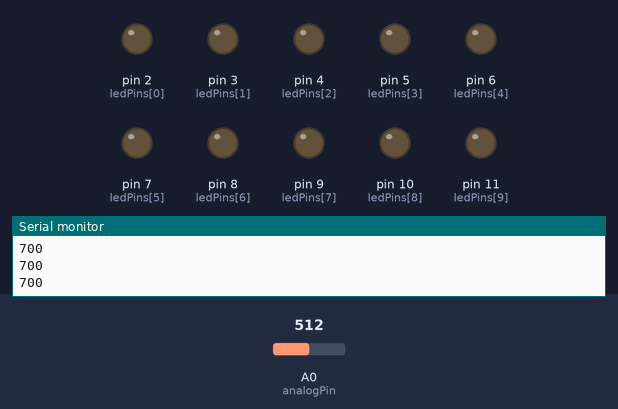
Bench run of a sketch on a simulated Arduino Uno, built with avr-gcc and run on an emulated ATmega328P. Shown: output pins drawn as LEDs (lit = HIGH), the last lines printed to the serial monitor. The test bench sets the inputs (shaded band); at power-on: A0 (analogPin) = 512.

Above: at 1.2 s.
1.3 s: A0 (analogPin) set to 707
2.8 s: A0 (analogPin) set to 732
At 3.9 s:
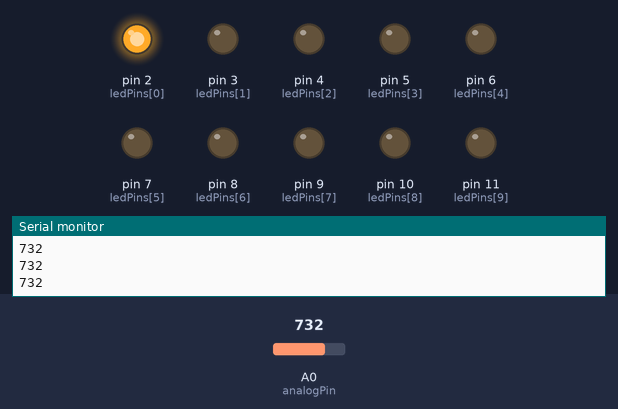
4.3 s: A0 (analogPin) set to 900
At 5.0 s:
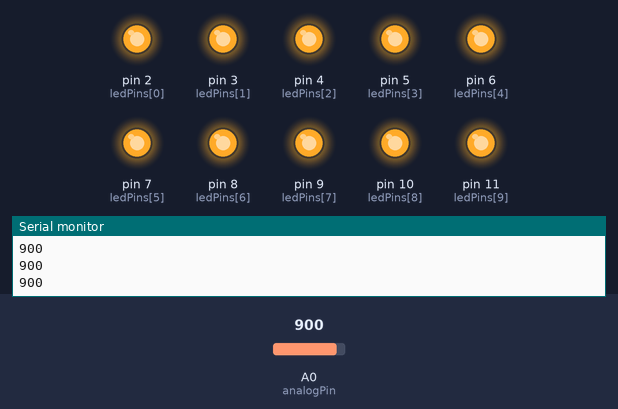
5.8 s: A0 (analogPin) set to 885
At 6.2 s:
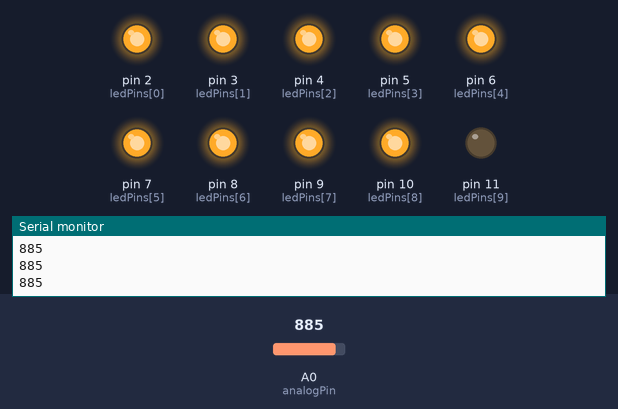
7.3 s: A0 (analogPin) set to 910
At 8.5 s:
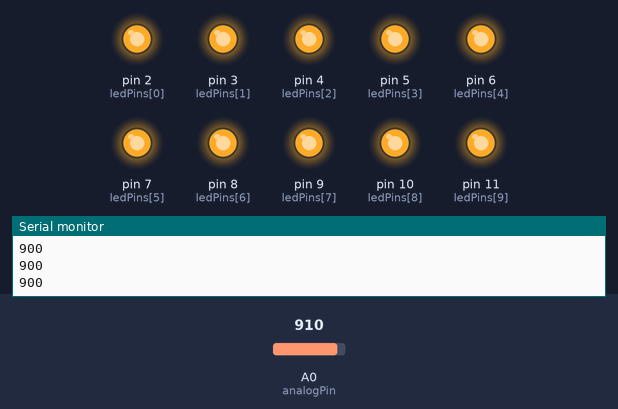
Timing chart, 0 to 9.8 s (numbered marks = the images above; inputs shaded):
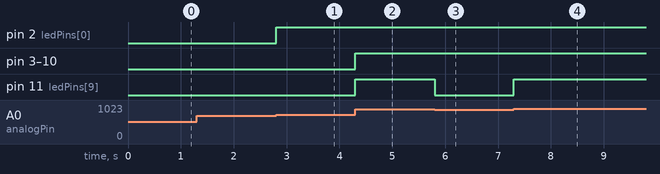

Measured:
- the behaviour switches between 719 and 720 on A0 (analogPin) (found by bisection; images 0 and 1)
- the behaviour switches between 900 and 899 on A0 (analogPin) (found by bisection; images 2 and 3)
- after the input at 2.8 s, pin 2 (ledPins[0]): LOW → HIGH at once
- after the input at 4.3 s, pin 3 (ledPins[1]), pin 4 (ledPins[2]), pin 5 (ledPins[3]), pin 6 (ledPins[4]), pin 7 (ledPins[5]), pin 8 (ledPins[6]), pin 9 (ledPins[7]), pin 10 (ledPins[8]), pin 11 (ledPins[9]): LOW → HIGH at once
- after the input at 5.8 s, pin 11 (ledPins[9]): HIGH → LOW at once
- after the input at 7.3 s, pin 11 (ledPins[9]): LOW → HIGH at once

The sketch:

ledbar_photores.ino
```cpp
const int analogPin = A0;
const int ledCount = 10;
int ledPins[]={
  2,3,4,5,6,7,8,9,10,11
};

void setup() {
  Serial.begin(9600);
  for (int thisLed = 0; thisLed < ledCount; thisLed++){
    pinMode(ledPins[thisLed],OUTPUT);
  }
}

void loop() {
  int sensorValue = analogRead(analogPin);
  if (sensorValue < 700){
    sensorValue = 700;
  }
  else if (sensorValue > 900){
    sensorValue = 900;
  }
  int ledLevel = map(sensorValue, 700, 900, 0, ledCount);
  for (int thisLed = 0; thisLed < ledCount; thisLed++){
    if(thisLed < ledLevel){
      digitalWrite(ledPins[thisLed],HIGH);
    }
    else{
      digitalWrite(ledPins[thisLed],LOW);
    }
  }
  Serial.println(sensorValue);
  delay(1);
}
```
